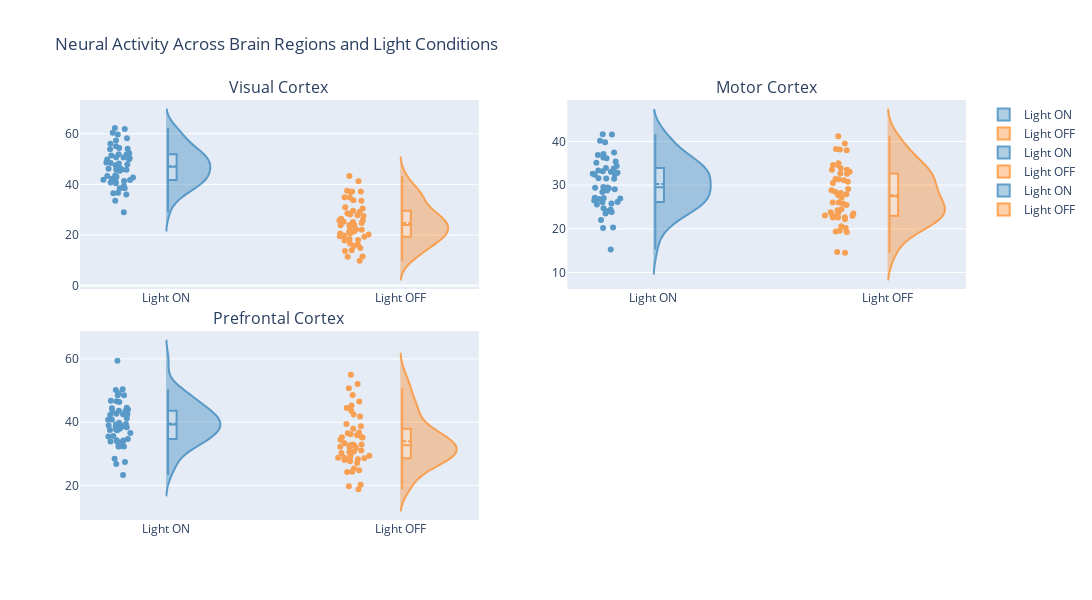
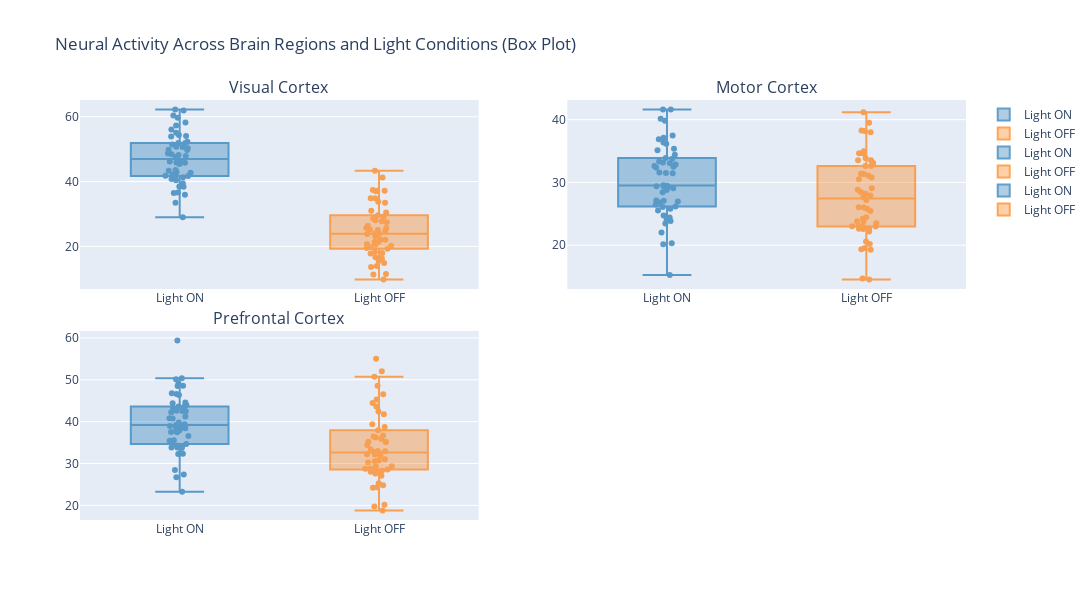

Write notebook code for charts like these, in order.
### Markdown cell above
## 4. Grouped Distributions with `plot_grouped_distributions()`

Compare distributions across multiple groups and conditions using a nested dictionary structure.

### Code cell
# Simulate neural activity for different brain regions and conditions
data_grouped = {
    'Visual Cortex': {
        'Light ON': np.random.randn(50) * 8 + 45,
        'Light OFF': np.random.randn(50) * 8 + 25,
    },
    'Motor Cortex': {
        'Light ON': np.random.randn(50) * 6 + 30,
        'Light OFF': np.random.randn(50) * 6 + 28,
    },
    'Prefrontal Cortex': {
        'Light ON': np.random.randn(50) * 7 + 40,
        'Light OFF': np.random.randn(50) * 7 + 35,
    },
}

# Violin plots for grouped comparison
fig = plot_grouped_distributions(
    data_grouped,
    plot_type='violin',
    config=PlotConfig(
        title="Neural Activity Across Brain Regions and Light Conditions",
        ylabel="Activity (Hz)",
        figsize=(12, 6)
    ),
    showmeans=True,
    showbox=True,
    backend='plotly'
)
fig.show()
print("✓ Grouped distributions plot created (violin)")

# Box plots for grouped comparison
fig = plot_grouped_distributions(
    data_grouped,
    plot_type='box',
    config=PlotConfig(
        title="Neural Activity Across Brain Regions and Light Conditions (Box Plot)",
        ylabel="Activity (Hz)",
        figsize=(12, 6)
    ),
    backend='plotly'
)
fig.show()
print("✓ Grouped distributions plot created (box)")

### Figure 1 — Plotly figure (JSON) as saved in the notebook; plotly's stock layout.template omitted (floating-point values rounded to 4 significant figures)
{"data": [{"box": {"fillcolor": "rgba(255, 255, 255, 0.5)", "line": {"color": "#1f77b4", "width": 2}, "visible": true, "width": 0.3}, "jitter": 0.3, "marker": {"color": "#1f77b4"}, "meanline": {"color": "#1f77b4", "visible": true, "width": 2}, "name": "Light ON", "opacity": 0.7, "pointpos": -0.8, "points": "all", "showlegend": true, "side": "positive", "type": "violin", "xaxis": "x", "y": [33.5, 40.39, 62.24, 36.65, 47.86, 40.77, 45.41, 52.26, 55.04, 48.22, 49.81, 49.77, 41.45, 42.21, 35.96, 50.73, 39.47, 41.31, 48.45, 38.41, 46.4, 50.27, 42.74, 54.06, 58.18, 51.4, 59.7, 53.87, 51.93, 36.47, 42.98, 51.91, 56.03, 47.55, 46.17, 43.57, 45.88, 57.32, 61.88, 45.77, 60.37, 28.98, 50.64, 45.83, 54.34, 38.49, 48.65, 41.7, 41.79, 43.32], "yaxis": "y"}, {"box": {"fillcolor": "rgba(255, 255, 255, 0.5)", "line": {"color": "#ff7f0e", "width": 2}, "visible": true, "width": 0.3}, "jitter": 0.3, "marker": {"color": "#ff7f0e"}, "meanline": {"color": "#ff7f0e", "visible": true, "width": 2}, "name": "Light OFF", "opacity": 0.7, "pointpos": -0.8, "points": "all", "showlegend": true, "side": "positive", "type": "violin", "xaxis": "x", "y": [37.44, 27.45, 33.48, 13.68, 29.58, 16.66, 15.62, 18.28, 41.25, 20.64, 14.86, 19.77, 25.71, 25.08, 19.54, 28.59, 43.34, 23.93, 26.38, 28.05, 21.38, 18.0, 9.784, 23.95, 23.86, 25.71, 21.4, 22.07, 20.15, 23.13, 24.75, 27.77, 11.36, 19.29, 20.55, 30.49, 11.53, 29.16, 31.0, 37.16, 37.14, 16.36, 34.88, 37.03, 17.85, 13.96, 34.82, 33.77, 25.25, 22.15], "yaxis": "y"}, {"box": {"fillcolor": "rgba(255, 255, 255, 0.5)", "line": {"color": "#1f77b4", "width": 2}, "visible": true, "width": 0.3}, "jitter": 0.3, "marker": {"color": "#1f77b4"}, "meanline": {"color": "#1f77b4", "visible": true, "width": 2}, "name": "Light ON", "opacity": 0.7, "pointpos": -0.8, "points": "all", "showlegend": true, "side": "positive", "type": "violin", "xaxis": "x2", "y": [24.02, 26.96, 24.4, 29.27, 29.56, 33.07, 29.32, 23.84, 27.08, 29.07, 31.52, 35.14, 37.46, 41.62, 25.81, 26.09, 35.38, 31.58, 26.81, 28.78, 33.17, 25.54, 29.48, 27.13, 32.6, 39.84, 34.39, 32.38, 22.01, 36.87, 31.47, 33.79, 24.71, 33.35, 20.29, 23.48, 40.15, 26.15, 26.48, 20.17, 32.84, 33.9, 37.1, 15.24, 32.5, 41.62, 36.35, 29.41, 28.44, 36.14], "yaxis": "y2"}, {"box": {"fillcolor": "rgba(255, 255, 255, 0.5)", "line": {"color": "#ff7f0e", "width": 2}, "visible": true, "width": 0.3}, "jitter": 0.3, "marker": {"color": "#ff7f0e"}, "meanline": {"color": "#ff7f0e", "visible": true, "width": 2}, "name": "Light OFF", "opacity": 0.7, "pointpos": -0.8, "points": "all", "showlegend": true, "side": "positive", "type": "violin", "xaxis": "x2", "y": [22.94, 25.77, 22.99, 22.57, 38.18, 41.17, 29.09, 23.81, 28.46, 25.43, 34.59, 33.83, 38.01, 39.52, 38.26, 33.54, 20.19, 32.62, 30.77, 23.02, 23.49, 27.69, 19.57, 34.98, 34.63, 26.05, 23.78, 20.59, 28.85, 19.27, 33.08, 32.63, 33.53, 27.93, 14.69, 22.16, 14.53, 23.11, 27.18, 26.0, 22.66, 24.47, 24.22, 31.11, 28.19, 31.33, 19.37, 30.49, 22.61, 31.37], "yaxis": "y2"}, {"box": {"fillcolor": "rgba(255, 255, 255, 0.5)", "line": {"color": "#1f77b4", "width": 2}, "visible": true, "width": 0.3}, "jitter": 0.3, "marker": {"color": "#1f77b4"}, "meanline": {"color": "#1f77b4", "visible": true, "width": 2}, "name": "Light ON", "opacity": 0.7, "pointpos": -0.8, "points": "all", "showlegend": true, "side": "positive", "type": "violin", "xaxis": "x3", "y": [32.29, 39.21, 50.39, 32.36, 42.24, 41.24, 40.79, 33.68, 49.06, 42.51, 40.74, 39.37, 39.79, 38.42, 26.74, 46.58, 28.45, 34.16, 44.54, 38.65, 44.37, 23.28, 37.73, 37.88, 39.23, 37.46, 34.29, 36.59, 59.39, 43.26, 42.62, 34.64, 35.58, 43.55, 38.55, 33.83, 46.81, 32.32, 33.84, 38.93, 37.53, 42.52, 27.36, 46.38, 43.63, 35.44, 48.5, 48.55, 50.15, 43.98], "yaxis": "y3"}, {"box": {"fillcolor": "rgba(255, 255, 255, 0.5)", "line": {"color": "#ff7f0e", "width": 2}, "visible": true, "width": 0.3}, "jitter": 0.3, "marker": {"color": "#ff7f0e"}, "meanline": {"color": "#ff7f0e", "visible": true, "width": 2}, "name": "Light OFF", "opacity": 0.7, "pointpos": -0.8, "points": "all", "showlegend": true, "side": "positive", "type": "violin", "xaxis": "x3", "y": [41.77, 30.26, 28.25, 34.43, 25.29, 28.44, 32.15, 24.24, 36.69, 39.37, 35.16, 29.37, 19.74, 42.41, 32.58, 33.34, 32.93, 46.54, 36.21, 50.72, 30.74, 32.23, 31.03, 24.8, 45.29, 52.06, 28.76, 35.23, 43.6, 30.53, 31.9, 28.05, 24.32, 35.85, 55.02, 29.37, 28.77, 35.19, 18.77, 44.46, 27.06, 20.18, 32.96, 28.57, 48.6, 38.7, 32.72, 37.95, 36.47, 27.63], "yaxis": "y3"}], "layout": {"annotations": [{"font": {"size": 16}, "showarrow": false, "text": "Visual Cortex", "x": 0.225, "xanchor": "center", "xref": "paper", "y": 1, "yanchor": "bottom", "yref": "paper"}, {"font": {"size": 16}, "showarrow": false, "text": "Motor Cortex", "x": 0.775, "xanchor": "center", "xref": "paper", "y": 1, "yanchor": "bottom", "yref": "paper"}, {"font": {"size": 16}, "showarrow": false, "text": "Prefrontal Cortex", "x": 0.225, "xanchor": "center", "xref": "paper", "y": 0.45, "yanchor": "bottom", "yref": "paper"}], "height": 600, "showlegend": true, "title": {"text": "Neural Activity Across Brain Regions and Light Conditions"}, "width": 1200, "xaxis": {"anchor": "y", "domain": [0, 0.45]}, "xaxis2": {"anchor": "y2", "domain": [0.55, 1]}, "xaxis3": {"anchor": "y3", "domain": [0, 0.45]}, "xaxis4": {"anchor": "y4", "domain": [0.55, 1]}, "yaxis": {"anchor": "x", "domain": [0.55, 1]}, "yaxis2": {"anchor": "x2", "domain": [0.55, 1]}, "yaxis3": {"anchor": "x3", "domain": [0, 0.45]}, "yaxis4": {"anchor": "x4", "domain": [0, 0.45]}}}

### Figure 2 — Plotly figure (JSON) as saved in the notebook; plotly's stock layout.template omitted (floating-point values rounded to 4 significant figures)
{"data": [{"boxpoints": "all", "jitter": 0.3, "marker": {"color": "#1f77b4"}, "name": "Light ON", "notched": false, "opacity": 0.7, "pointpos": 0, "showlegend": true, "type": "box", "xaxis": "x", "y": [33.5, 40.39, 62.24, 36.65, 47.86, 40.77, 45.41, 52.26, 55.04, 48.22, 49.81, 49.77, 41.45, 42.21, 35.96, 50.73, 39.47, 41.31, 48.45, 38.41, 46.4, 50.27, 42.74, 54.06, 58.18, 51.4, 59.7, 53.87, 51.93, 36.47, 42.98, 51.91, 56.03, 47.55, 46.17, 43.57, 45.88, 57.32, 61.88, 45.77, 60.37, 28.98, 50.64, 45.83, 54.34, 38.49, 48.65, 41.7, 41.79, 43.32], "yaxis": "y"}, {"boxpoints": "all", "jitter": 0.3, "marker": {"color": "#ff7f0e"}, "name": "Light OFF", "notched": false, "opacity": 0.7, "pointpos": 0, "showlegend": true, "type": "box", "xaxis": "x", "y": [37.44, 27.45, 33.48, 13.68, 29.58, 16.66, 15.62, 18.28, 41.25, 20.64, 14.86, 19.77, 25.71, 25.08, 19.54, 28.59, 43.34, 23.93, 26.38, 28.05, 21.38, 18.0, 9.784, 23.95, 23.86, 25.71, 21.4, 22.07, 20.15, 23.13, 24.75, 27.77, 11.36, 19.29, 20.55, 30.49, 11.53, 29.16, 31.0, 37.16, 37.14, 16.36, 34.88, 37.03, 17.85, 13.96, 34.82, 33.77, 25.25, 22.15], "yaxis": "y"}, {"boxpoints": "all", "jitter": 0.3, "marker": {"color": "#1f77b4"}, "name": "Light ON", "notched": false, "opacity": 0.7, "pointpos": 0, "showlegend": true, "type": "box", "xaxis": "x2", "y": [24.02, 26.96, 24.4, 29.27, 29.56, 33.07, 29.32, 23.84, 27.08, 29.07, 31.52, 35.14, 37.46, 41.62, 25.81, 26.09, 35.38, 31.58, 26.81, 28.78, 33.17, 25.54, 29.48, 27.13, 32.6, 39.84, 34.39, 32.38, 22.01, 36.87, 31.47, 33.79, 24.71, 33.35, 20.29, 23.48, 40.15, 26.15, 26.48, 20.17, 32.84, 33.9, 37.1, 15.24, 32.5, 41.62, 36.35, 29.41, 28.44, 36.14], "yaxis": "y2"}, {"boxpoints": "all", "jitter": 0.3, "marker": {"color": "#ff7f0e"}, "name": "Light OFF", "notched": false, "opacity": 0.7, "pointpos": 0, "showlegend": true, "type": "box", "xaxis": "x2", "y": [22.94, 25.77, 22.99, 22.57, 38.18, 41.17, 29.09, 23.81, 28.46, 25.43, 34.59, 33.83, 38.01, 39.52, 38.26, 33.54, 20.19, 32.62, 30.77, 23.02, 23.49, 27.69, 19.57, 34.98, 34.63, 26.05, 23.78, 20.59, 28.85, 19.27, 33.08, 32.63, 33.53, 27.93, 14.69, 22.16, 14.53, 23.11, 27.18, 26.0, 22.66, 24.47, 24.22, 31.11, 28.19, 31.33, 19.37, 30.49, 22.61, 31.37], "yaxis": "y2"}, {"boxpoints": "all", "jitter": 0.3, "marker": {"color": "#1f77b4"}, "name": "Light ON", "notched": false, "opacity": 0.7, "pointpos": 0, "showlegend": true, "type": "box", "xaxis": "x3", "y": [32.29, 39.21, 50.39, 32.36, 42.24, 41.24, 40.79, 33.68, 49.06, 42.51, 40.74, 39.37, 39.79, 38.42, 26.74, 46.58, 28.45, 34.16, 44.54, 38.65, 44.37, 23.28, 37.73, 37.88, 39.23, 37.46, 34.29, 36.59, 59.39, 43.26, 42.62, 34.64, 35.58, 43.55, 38.55, 33.83, 46.81, 32.32, 33.84, 38.93, 37.53, 42.52, 27.36, 46.38, 43.63, 35.44, 48.5, 48.55, 50.15, 43.98], "yaxis": "y3"}, {"boxpoints": "all", "jitter": 0.3, "marker": {"color": "#ff7f0e"}, "name": "Light OFF", "notched": false, "opacity": 0.7, "pointpos": 0, "showlegend": true, "type": "box", "xaxis": "x3", "y": [41.77, 30.26, 28.25, 34.43, 25.29, 28.44, 32.15, 24.24, 36.69, 39.37, 35.16, 29.37, 19.74, 42.41, 32.58, 33.34, 32.93, 46.54, 36.21, 50.72, 30.74, 32.23, 31.03, 24.8, 45.29, 52.06, 28.76, 35.23, 43.6, 30.53, 31.9, 28.05, 24.32, 35.85, 55.02, 29.37, 28.77, 35.19, 18.77, 44.46, 27.06, 20.18, 32.96, 28.57, 48.6, 38.7, 32.72, 37.95, 36.47, 27.63], "yaxis": "y3"}], "layout": {"annotations": [{"font": {"size": 16}, "showarrow": false, "text": "Visual Cortex", "x": 0.225, "xanchor": "center", "xref": "paper", "y": 1, "yanchor": "bottom", "yref": "paper"}, {"font": {"size": 16}, "showarrow": false, "text": "Motor Cortex", "x": 0.775, "xanchor": "center", "xref": "paper", "y": 1, "yanchor": "bottom", "yref": "paper"}, {"font": {"size": 16}, "showarrow": false, "text": "Prefrontal Cortex", "x": 0.225, "xanchor": "center", "xref": "paper", "y": 0.45, "yanchor": "bottom", "yref": "paper"}], "height": 600, "showlegend": true, "title": {"text": "Neural Activity Across Brain Regions and Light Conditions (Box Plot)"}, "width": 1200, "xaxis": {"anchor": "y", "domain": [0, 0.45]}, "xaxis2": {"anchor": "y2", "domain": [0.55, 1]}, "xaxis3": {"anchor": "y3", "domain": [0, 0.45]}, "xaxis4": {"anchor": "y4", "domain": [0.55, 1]}, "yaxis": {"anchor": "x", "domain": [0.55, 1]}, "yaxis2": {"anchor": "x2", "domain": [0.55, 1]}, "yaxis3": {"anchor": "x3", "domain": [0, 0.45]}, "yaxis4": {"anchor": "x4", "domain": [0, 0.45]}}}
